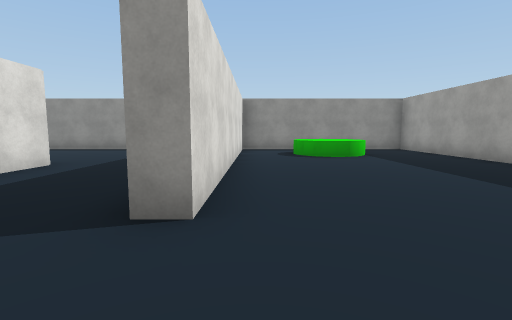
[1] (above)

21 first-person views from a walk through a Unity game level. The camera is 1.4 m above the floor, tilts 6° down and sees 85° across. The floor is counted in squares, 2 m on a side. Each view is taken from the middle of a square. On the plan, view 1 faces up. The plan holds only what a view shows up to about 9 squares ahead; the rest is blank. The place goes on beyond the plan. The player is left out. Some animated figures are not drawn. Some surface patterns are stand-ins.

[2]
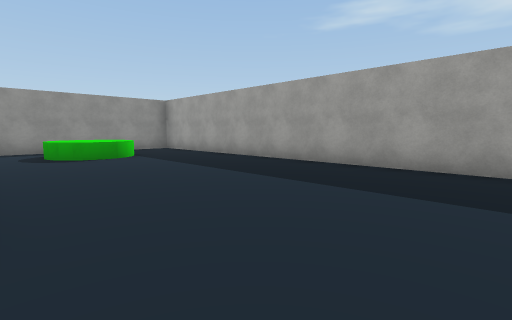

[3]
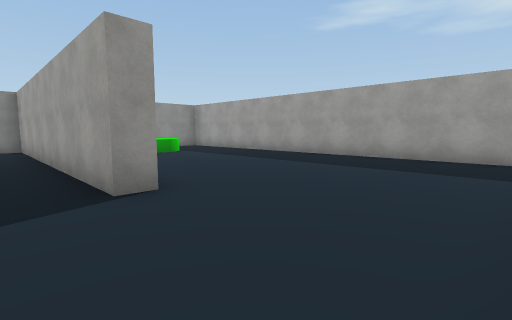

[4]
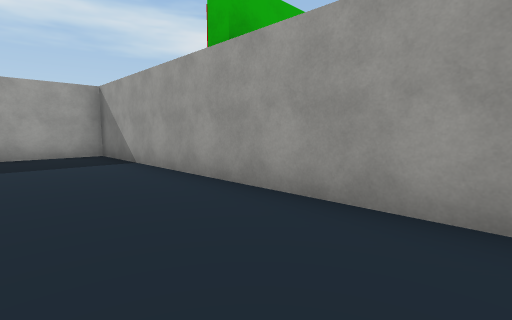

[5]
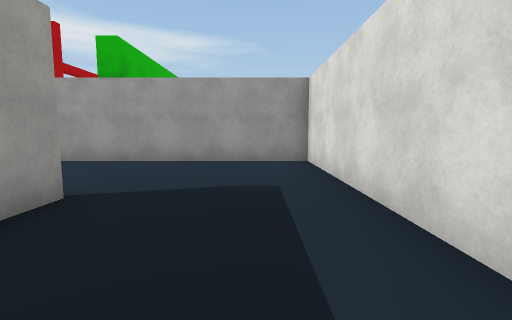

[6]
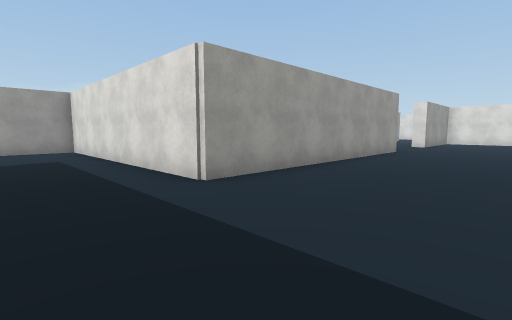

[7]
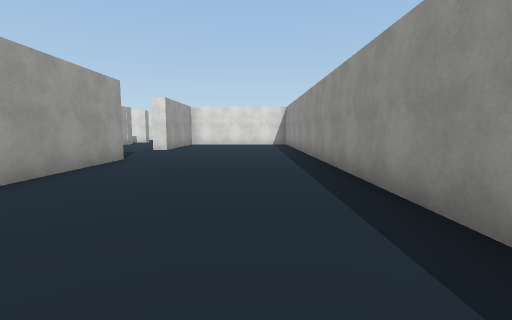

[8]
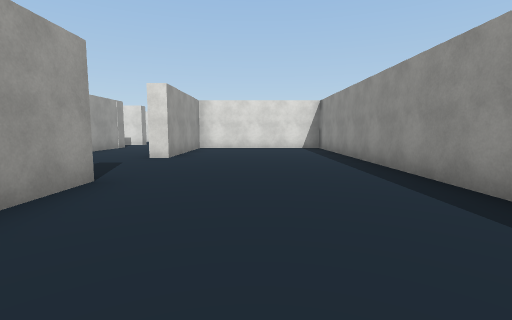

[9]
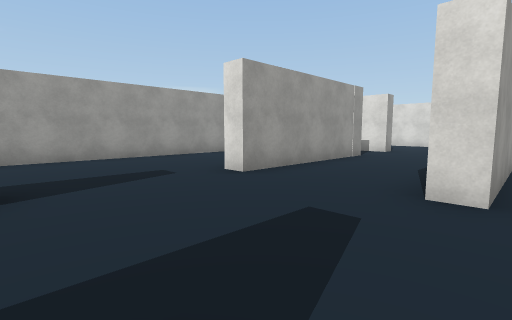

[10]
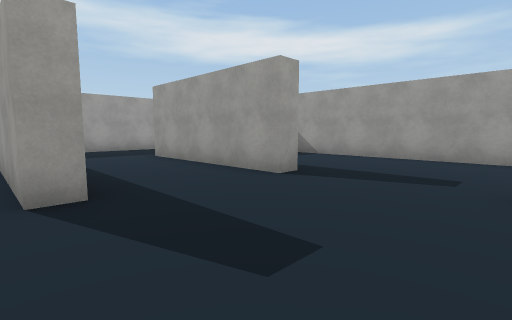

[11]
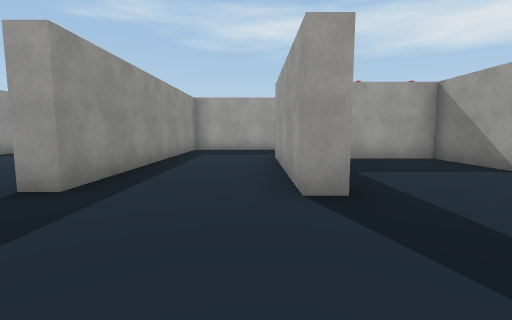

[12]
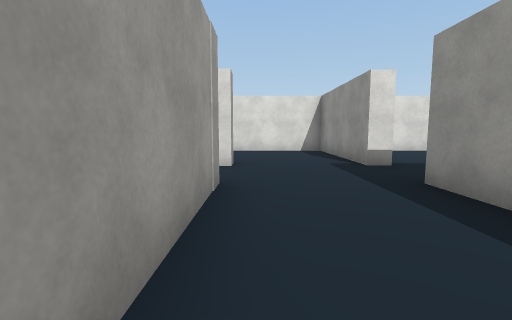

[13]
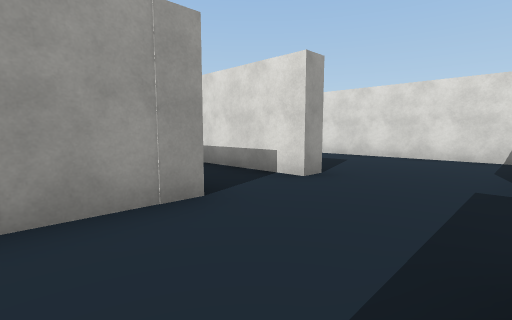

[14]
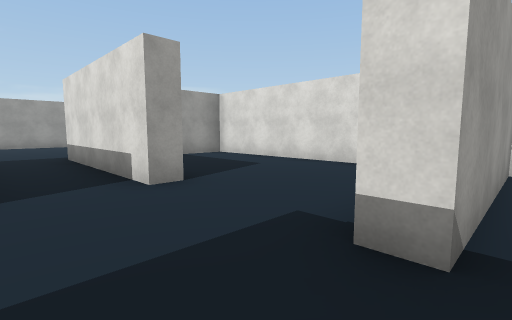

[15]
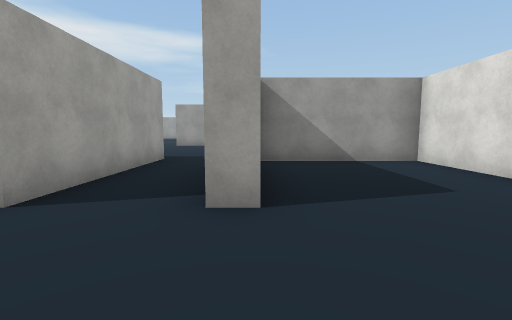

[16]
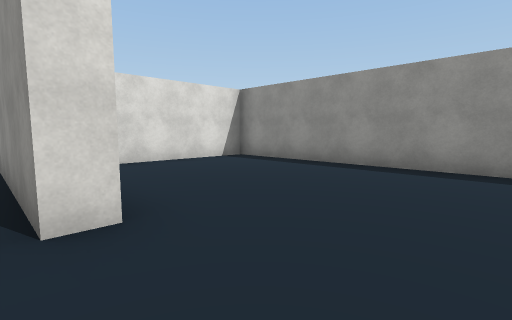

[17]
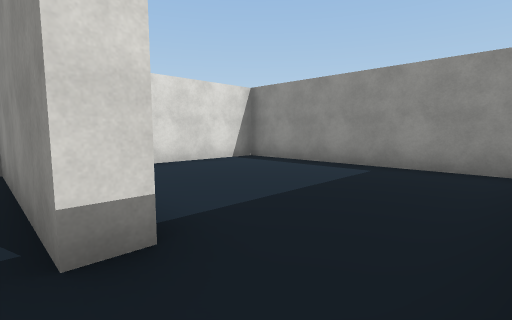

[18]
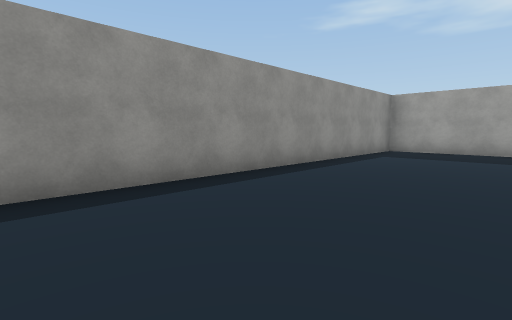

[19]
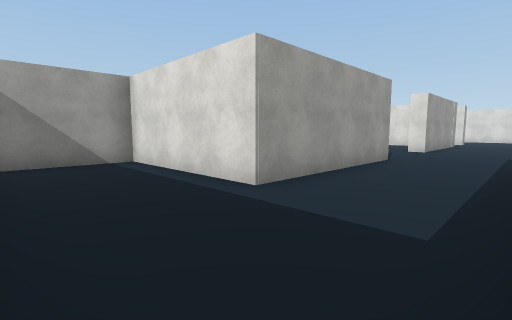

[20]
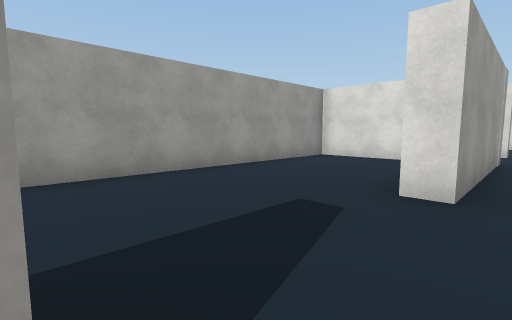

[21]
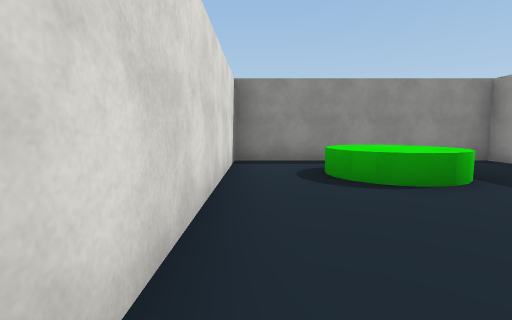

### Floor plan
Points are (right, up) in squares from view 1. A wall is a line through its corners. A room is listed if a view was taken in it or the views show most of it. See-through windows are left out.
Room 1 (views 1, 2, 3, 4, 21)
walls: (-4.2, 2.5) (-4.2, -1.4) (5.5, -1.4) (5.5, 10.5) (-0.5, 10.5) (-0.5, 2.2) (-1, 2.2)
low walls: (1.9, 7.5) (1.4, 7.7); (3.1, 8) (2.7, 7.5) (2.2, 7.4) (1.7, 7.5) (1.4, 7.9) (1.2, 8.2)
ways out: opening at (-2.5, 2) to room 2
Room 2 (views 5, 6, 7, 8, 9, 10, 11, 12, 13, 14, 15, 16, 17, 18, 19, 20)
walls: (-12, 1.9) (-12, 2.5) (-7.5, 2.5) (-7.5, -1.4) (-5.2, -1.4); (-18.2, 5.7) (-15.2, 5.7) (-15.2, 5.2) (-19.8, 5.2); (-19.2, 0.8) (-19.2, -1.4) (-8, -1.4) (-8, 0.6); (-5.9, 5.2) (-11.8, 5.2) (-11.8, 5.7) (-4.2, 5.7) (-4.2, 2.5); (-21.6, 5.7) (-21.6, 5.2) (-25.8, 5.2) (-25.8, -1.4) (-22.1, -1.4); (-19.7, -2) (-19.7, 2.5) (-15.2, 2.5) (-15.2, 1.9); (-22.1, 2.5) (-21.6, 2.5) (-21.6, -2); (-1, 2.2) (-1, 10.5) (-19.2, 10.5) (-19.2, 7)
ways out: opening at (-2.5, 2) to room 1; opening at (-20.5, 6) to room 3; opening at (-20.5, -3)
Room 3 (no view inside)
walls: (-20.1, 10.5) (-25.8, 10.5) (-25.8, 7.6); (-25.8, 5.7) (-21.6, 5.7)
ways out: opening at (-20.5, 6) to room 2

Where each view was taken, in squares from view 1:
view 1: 0 up, 0 right, facing up
view 2: 0 up, 0 right, facing up-right
view 3: 1 down, 2 left, facing up-right
view 4: 1 up, 3 left, facing down-right
view 5: 5 up, 3 left, facing down
view 6: 9 up, 2 left, facing down-left
view 7: 9 up, 5 left, facing left
view 8: 8 up, 8 left, facing left
view 9: 6 up, 12 left, facing down-left
view 10: 6 up, 15 left, facing down-right
view 11: 3 up, 15 left, facing right
view 12: 3 up, 16 left, facing left
view 13: 5 up, 18 left, facing down-left
view 14: 6 up, 20 left, facing down-left
view 15: 5 up, 22 left, facing down
view 16: 5 up, 13 left, facing up-left
view 17: 5 up, 20 left, facing up-left
view 18: 7 up, 11 left, facing up-right
view 19: 5 up, 5 left, facing down-left
view 20: 3 up, 12 left, facing down-left
view 21: 4 up, 0 right, facing up
